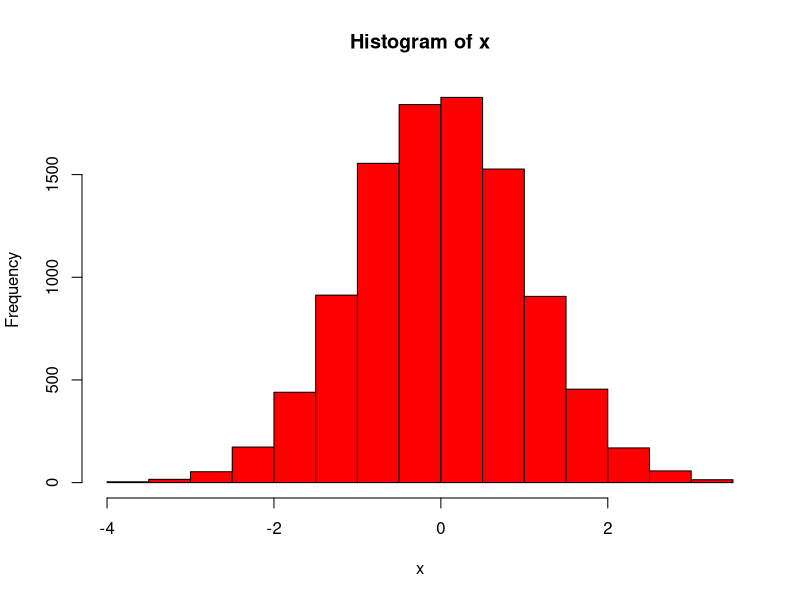
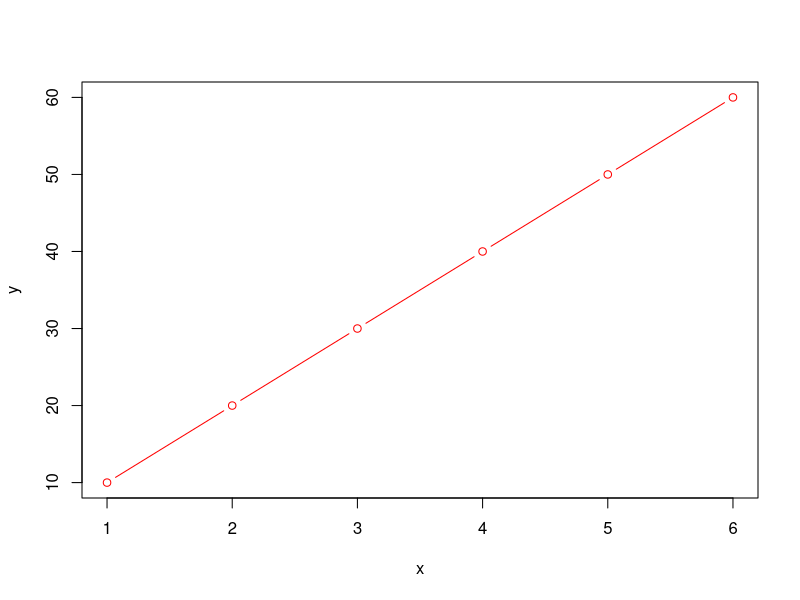

Here is the R script that generated these plots, in order:
## include Cairo library
library(Cairo)




## Initialize the device for saving first plot.
## Plot will have length=500 pixel, width=500 pixel
## saved as a png image file called "testfile1.png"

Cairo(file="testfile1.png",
      type="png",
      units="px", 
      width=500, 
      height=500, 
      pointsize=12, 
      dpi="auto")

## Now render the plot 
x = rnorm(10000)
hist(x, col="red")

## When the device is off, file writing is completed.
dev.off()


## Initialize the device for saving second plot.
## Plot will have length=400 pixel, width=300 pixel
## saved as a png image file called "testfile2.jpg"

Cairo(file="testfile2.jpg",
      type="png",
      units="px", 
      width=400, 
      height=300, 
      pointsize=12, 
      dpi="auto")

## Now render the plot 
x = c(1,2,3,4,5,6)
y = c(10,20,30,40,50,60)

plot(x,y,col="red", type="b")

## When the device is off, file writing is completed.
dev.off()
